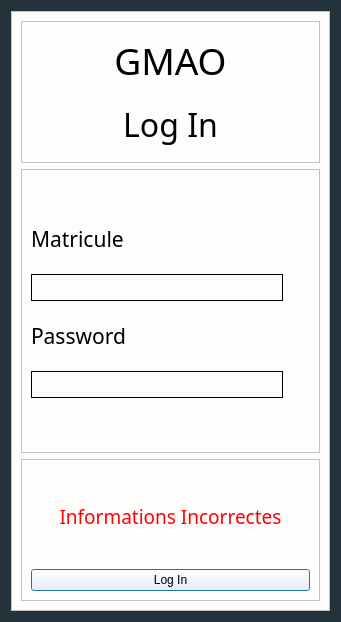
<?xml version="1.0" encoding="UTF-8"?>
<ui version="4.0">
 <class>Dialog</class>
 <widget class="QDialog" name="Dialog">
  <property name="geometry">
   <rect>
    <x>0</x>
    <y>0</y>
    <width>341</width>
    <height>622</height>
   </rect>
  </property>
  <property name="windowTitle">
   <string>Dialog</string>
  </property>
  <property name="styleSheet">
   <string notr="true">background-color : #22333B;
</string>
  </property>
  <layout class="QVBoxLayout" name="verticalLayout">
   <item>
    <widget class="QFrame" name="frame">
     <property name="styleSheet">
      <string notr="true">background-color : #FEFDFC;</string>
     </property>
     <property name="frameShape">
      <enum>QFrame::StyledPanel</enum>
     </property>
     <property name="frameShadow">
      <enum>QFrame::Raised</enum>
     </property>
     <layout class="QVBoxLayout" name="verticalLayout_2" stretch="1,2,1">
      <item>
       <widget class="QFrame" name="frame_4">
        <property name="styleSheet">
         <string notr="true"/>
        </property>
        <property name="frameShape">
         <enum>QFrame::StyledPanel</enum>
        </property>
        <property name="frameShadow">
         <enum>QFrame::Raised</enum>
        </property>
        <layout class="QVBoxLayout" name="verticalLayout_3">
         <item>
          <widget class="QLabel" name="label">
           <property name="font">
            <font>
             <family>Modern No. 20</family>
             <pointsize>28</pointsize>
            </font>
           </property>
           <property name="text">
            <string>GMAO</string>
           </property>
           <property name="alignment">
            <set>Qt::AlignCenter</set>
           </property>
          </widget>
         </item>
         <item>
          <widget class="QLabel" name="label_2">
           <property name="font">
            <font>
             <family>Modern No. 20</family>
             <pointsize>24</pointsize>
            </font>
           </property>
           <property name="text">
            <string>Log In</string>
           </property>
           <property name="alignment">
            <set>Qt::AlignCenter</set>
           </property>
          </widget>
         </item>
        </layout>
       </widget>
      </item>
      <item>
       <widget class="QFrame" name="frame_3">
        <property name="frameShape">
         <enum>QFrame::StyledPanel</enum>
        </property>
        <property name="frameShadow">
         <enum>QFrame::Raised</enum>
        </property>
        <layout class="QFormLayout" name="formLayout">
         <property name="fieldGrowthPolicy">
          <enum>QFormLayout::AllNonFixedFieldsGrow</enum>
         </property>
         <property name="rowWrapPolicy">
          <enum>QFormLayout::WrapLongRows</enum>
         </property>
         <property name="labelAlignment">
          <set>Qt::AlignCenter</set>
         </property>
         <property name="formAlignment">
          <set>Qt::AlignCenter</set>
         </property>
         <property name="horizontalSpacing">
          <number>10</number>
         </property>
         <property name="verticalSpacing">
          <number>20</number>
         </property>
         <item row="0" column="0" colspan="2">
          <widget class="QLabel" name="Matricule">
           <property name="font">
            <font>
             <family>Modern No. 20</family>
             <pointsize>16</pointsize>
            </font>
           </property>
           <property name="text">
            <string>Matricule</string>
           </property>
           <property name="alignment">
            <set>Qt::AlignLeading|Qt::AlignLeft|Qt::AlignVCenter</set>
           </property>
          </widget>
         </item>
         <item row="2" column="0">
          <widget class="QLabel" name="Password">
           <property name="font">
            <font>
             <family>Modern No. 20</family>
             <pointsize>16</pointsize>
            </font>
           </property>
           <property name="text">
            <string>Password</string>
           </property>
          </widget>
         </item>
         <item row="3" column="0">
          <widget class="QLineEdit" name="lineEdit_2">
           <property name="styleSheet">
            <string notr="true">width : 250px;height : 25px;
border: 1px solid back;</string>
           </property>
           <property name="echoMode">
            <enum>QLineEdit::Password</enum>
           </property>
          </widget>
         </item>
         <item row="1" column="0">
          <widget class="QLineEdit" name="lineEdit">
           <property name="layoutDirection">
            <enum>Qt::LeftToRight</enum>
           </property>
           <property name="styleSheet">
            <string notr="true">width : 250px;height : 25px;
border: 1px solid back;</string>
           </property>
           <property name="alignment">
            <set>Qt::AlignLeading|Qt::AlignLeft|Qt::AlignVCenter</set>
           </property>
          </widget>
         </item>
        </layout>
       </widget>
      </item>
      <item>
       <widget class="QFrame" name="frame_2">
        <property name="styleSheet">
         <string notr="true">QPushButton:hover{
	background-color: rgb(0, 92, 157);
}</string>
        </property>
        <property name="frameShape">
         <enum>QFrame::StyledPanel</enum>
        </property>
        <property name="frameShadow">
         <enum>QFrame::Raised</enum>
        </property>
        <layout class="QVBoxLayout" name="verticalLayout_4" stretch="2,1">
         <item>
          <widget class="QLabel" name="ErrorLabel">
           <property name="font">
            <font>
             <family>Modern No. 20</family>
             <pointsize>14</pointsize>
            </font>
           </property>
           <property name="styleSheet">
            <string notr="true">color : rgb(255, 0, 0);</string>
           </property>
           <property name="text">
            <string>Informations Incorrectes</string>
           </property>
           <property name="alignment">
            <set>Qt::AlignCenter</set>
           </property>
          </widget>
         </item>
         <item>
          <widget class="QPushButton" name="LogIn">
           <property name="cursor">
            <cursorShape>PointingHandCursor</cursorShape>
           </property>
           <property name="styleSheet">
            <string notr="true">QPushButton{
height : 25px;
background-color :#00A8E8;
}


QPushButton:hover{
	background-color: rgb(0, 92, 157);
};</string>
           </property>
           <property name="text">
            <string>Log In</string>
           </property>
          </widget>
         </item>
        </layout>
       </widget>
      </item>
     </layout>
    </widget>
   </item>
  </layout>
 </widget>
 <resources/>
 <connections/>
</ui>
